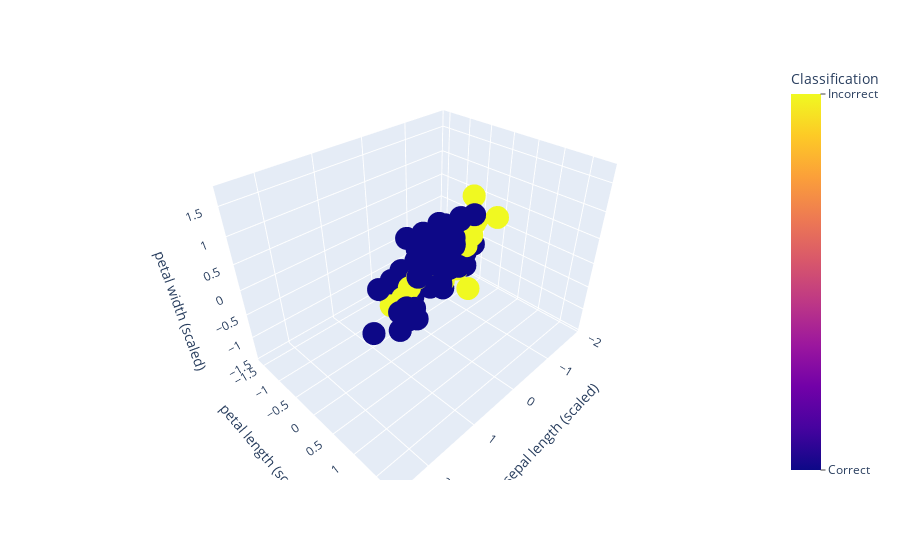

The cell this chart's notebook holds for it:
### Markdown cell above
<div class="alert alert-info">
<b>EXERCISE 8 </b> <br>
    
Use the function <code>plot_diff_cluster</code> from the <code>helping_functions</code> to visualize where your clustering fails, e.g., <br><br>
<code>plot_diff_cluster(y, y_pred, data_df)</code>. <br><br>
Comments on your observations.
</div>

### Code cell
from helping_functions import plot_diff_cluster

plot_diff_cluster(y, KMeans(n_class, n_init=1).fit_predict(data_df), data_df)

### Figure 1 — Plotly figure (JSON) as saved in the notebook; plotly's stock layout.template omitted (floating-point values rounded to 4 significant figures; data arrays with more than 128 entries replaced by an {"elided": "..."} marker saying what was removed)
{"data": [{"hovertemplate": "sepal length (scaled)=%{x}<br>petal length (scaled)=%{y}<br>petal width (scaled)=%{z}<br>color=%{marker.color}<extra></extra>", "legendgroup": "", "marker": {"color": {"elided": "150 int values"}, "coloraxis": "coloraxis", "symbol": "circle"}, "mode": "markers", "name": "", "scene": "scene", "showlegend": false, "type": "scatter3d", "x": {"elided": "150 float values"}, "y": {"elided": "150 float values"}, "z": {"elided": "150 float values"}}], "layout": {"coloraxis": {"colorbar": {"ticks": "outside", "ticktext": ["Correct", "Incorrect"], "tickvals": [0, 1], "title": {"text": "Classification"}, "y": 1, "yanchor": "top"}, "colorscale": [[0, "#0d0887"], [0.1111, "#46039f"], [0.2222, "#7201a8"], [0.3333, "#9c179e"], [0.4444, "#bd3786"], [0.5556, "#d8576b"], [0.6667, "#ed7953"], [0.7778, "#fb9f3a"], [0.8889, "#fdca26"], [1, "#f0f921"]]}, "legend": {"tracegroupgap": 0}, "margin": {"t": 60}, "scene": {"domain": {"x": [0, 1], "y": [0, 1]}, "xaxis": {"title": {"text": "sepal length (scaled)"}}, "yaxis": {"title": {"text": "petal length (scaled)"}}, "zaxis": {"title": {"text": "petal width (scaled)"}}}}}
